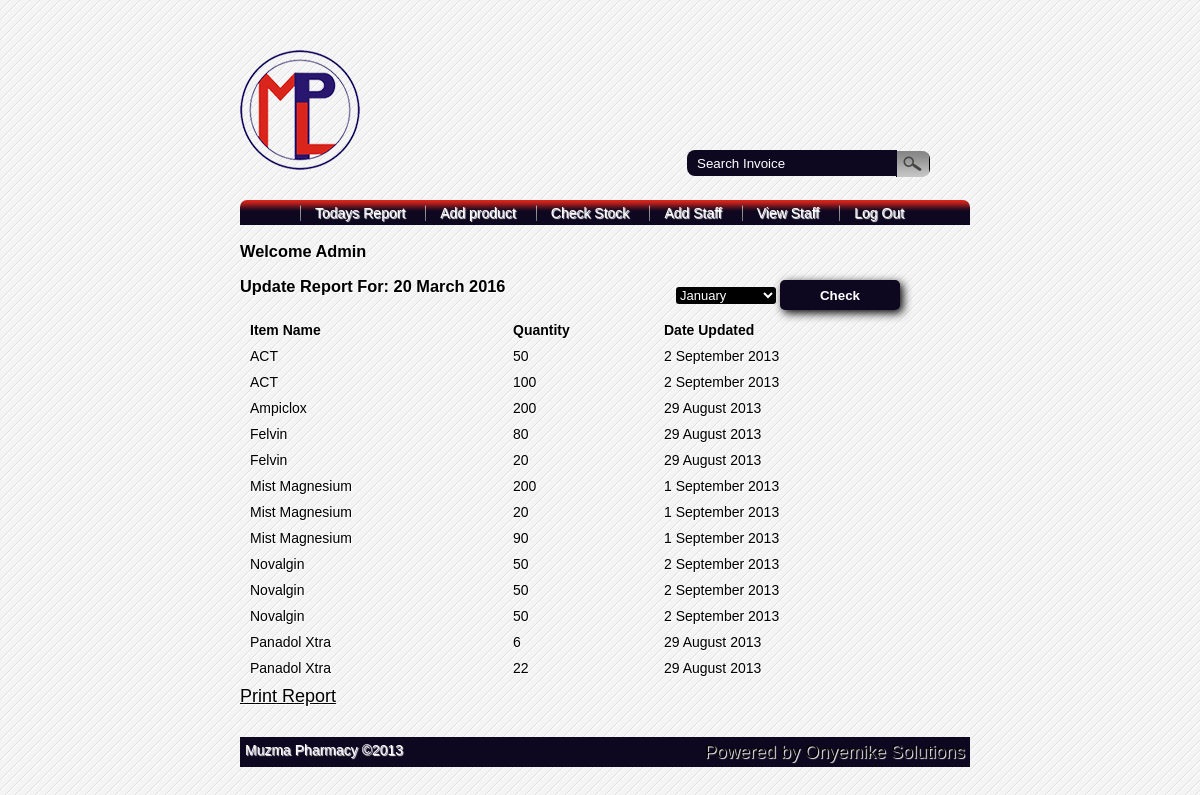
The page /admin/view.php on the database its author committed.
### tables this page shows
CREATE TABLE IF NOT EXISTS `report` (
  `rep_id` int(225) NOT NULL AUTO_INCREMENT,
  `pro_name` varchar(200) NOT NULL,
  `qty` int(100) NOT NULL,
  `date` varchar(50) NOT NULL,
  PRIMARY KEY (`rep_id`)
);

### includes/functions.php (called while the page is built, shortened)
<?php
function shorty($a)
{
return date("j F Y", $a);
}
?>

### admin/view.php (the view, shortened to what this page needs)
<?php
include_once('include/head.php');
 $timestamp = time();
$date2 = shorty($timestamp);
?>
<div id="mon">
<form action="view.php" method="post">
<select name="month" size="1">
<option value="Jan"> January</option>
</select>
<input type="submit" name="sub" class="log_submit" value="Check" />
</form>
</div>
<?php
echo "<div id='printable2'><br />";
echo"<h3>Update Report For: ".$date2."</h3>";
?>
<br />
<table width="100%" cellpadding="10" cellspacing="10" border=0>
<tr>
<th align="left">Item Name</th>
<th align="left">Quantity</th>
<th align="left">Date Updated</th>
</tr>
<?php
$nme = mysql_query("SELECT * FROM report WHERE date LIKE '%$mon%' ORDER BY pro_name");
while($rows = mysql_fetch_array($nme))
{ $pname = $rows['pro_name'];
$qty = $rows['qty'];
$date= $rows['date'];
echo"
<tr>
<td>".$pname."</td>
<td>".$qty."</td>
<td>".$date."</td>
</tr>
";
}?>
</table>
 <a href="javascript:onclick(window.print())" id="non-printable"> Print Report</a>
 <?php
include_once('include/foot.php');
?>

### css/style.css (style rules this page uses)
* { margin:0; padding:0; border:0; }
#printable2 a { color:#000; font-size:18px; }
body { font-family:"Trebuchet MS", "Myriad Pro", Arial, sans-serif; font-size:14px; background:#f4f4f4 url(../images/bg.gif) repeat top left; color:#333; text-shadow:1px 1px 1px #fff; }
a { color:#a1db6b; }
.log_submit { width:120px; height:30px; padding:2px; display: inline; border:solid 0px; border-radius:5px; -webkit-border-radius:5px; -moz-border-radius:5px; font-weight:bold; background-color:#0d0720; cursor: pointer; color: #fff; -moz-box-shadow:3px 3px 10px #000; -webkit-box-shadow:3px 3px 10px #000; box-shadow:3px 3px 10px #000; }
#mon { position:absolute; top:280px; right:300px; }
#mon select { border:1px; width:100px; background:#000; color:#FFF; font-size:13px; border-radius:3px; }

### rows shown on the page
report: pro_name "ACT", qty "50", date "2 September 2013"
report: pro_name "ACT", qty "100", date "2 September 2013"
report: pro_name "Ampiclox", qty "200", date "29 August 2013"
report: pro_name "Felvin", qty "80", date "29 August 2013"
report: pro_name "Felvin", qty "20", date "29 August 2013"
report: pro_name "Mist Magnesium", qty "200", date "1 September 2013"
report: pro_name "Mist Magnesium", qty "20", date "1 September 2013"
report: pro_name "Mist Magnesium", qty "90", date "1 September 2013"
report: pro_name "Novalgin", qty "50", date "2 September 2013"
report: pro_name "Novalgin", qty "50", date "2 September 2013"
report: pro_name "Novalgin", qty "50", date "2 September 2013"
report: pro_name "Panadol Xtra", qty "6", date "29 August 2013"
report: pro_name "Panadol Xtra", qty "22", date "29 August 2013"

### other values the page prints
$date2 "20 March 2016"
